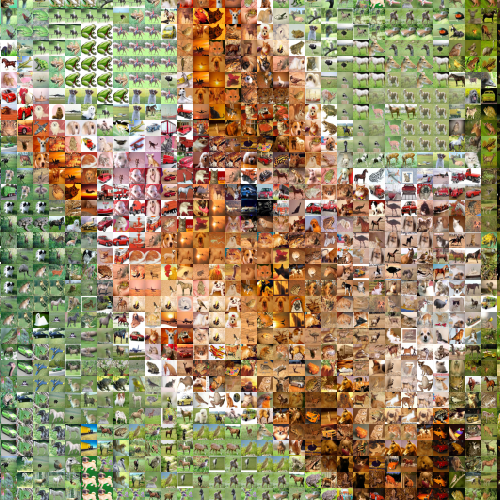
#> input picture examples/squirrel.png, 1000 x 1000 px, given in place of squirrel.ppm, which was not available (shown at 1/2 size)
$ python ssim.py
#> lines starting #> are read from the running program, lines starting #| are printed output that depends on the picture; pictures that were not available may be replaced by others from this repository, and a replacement may not be noted
from skimage.metrics import structural_similarity as ssim
import cv2

# Charger les deux images que vous souhaitez comparer
image1 = cv2.imread('../dataImg/squirrel/squirrel.ppm', cv2.IMREAD_GRAYSCALE)
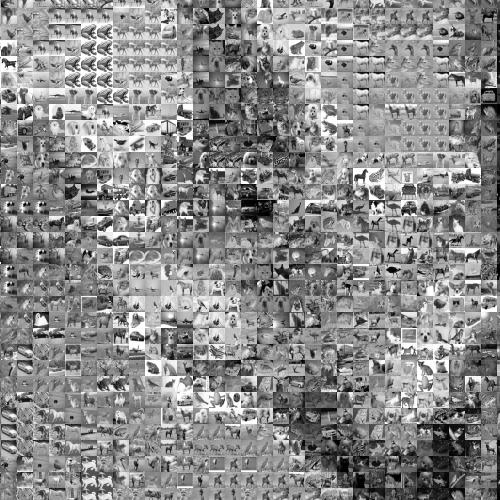
#> image1: shape (1000, 1000) (shown at 1/2 size); min 0, max 255, mean 138.5

image2 = cv2.imread('../dataImg/squirrel/squirrel_diff.ppm', cv2.IMREAD_GRAYSCALE)
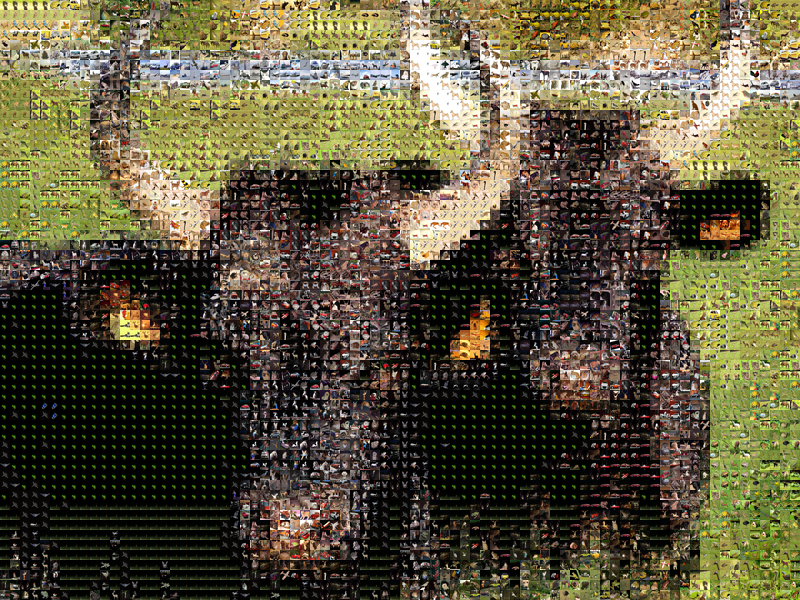
#> input picture examples/buffalo.png, 800 x 600 px, given in place of squirrel_diff.ppm, which was not available
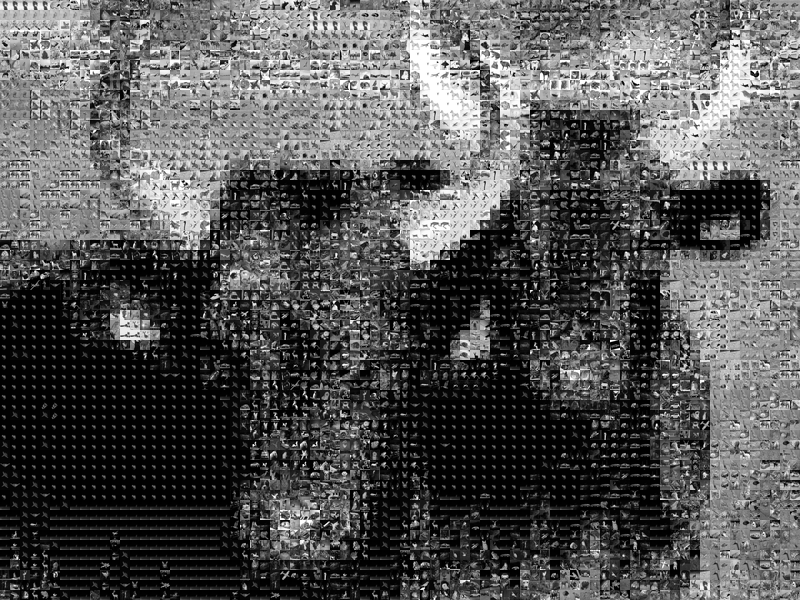
#> image2: shape (600, 800); min 0, max 255, mean 85
image3 = cv2.imread('../dataImg/squirrel/squirrel_utilisation_une.ppm', cv2.IMREAD_GRAYSCALE)
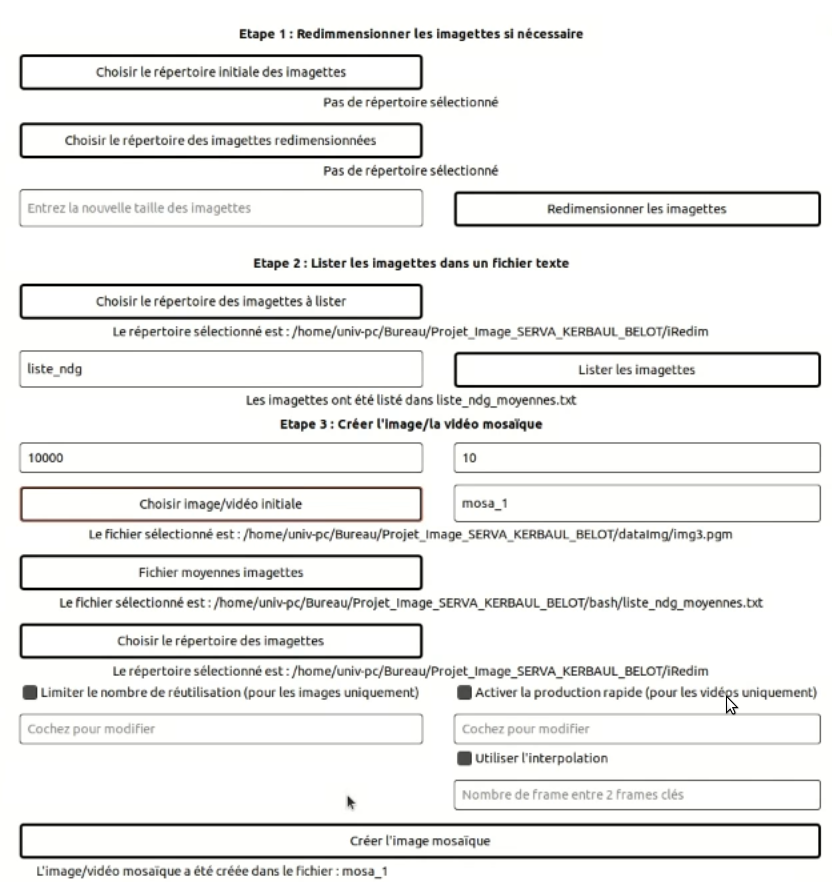
#> input picture examples/interface.png, 832 x 882 px, given in place of squirrel_utilisation_une.ppm, which was not available
#> image3: shape (882, 832); min 0, max 255, mean 237.1
image4 = cv2.imread('../dataImg/squirrel/squirrel_moyenne.ppm', cv2.IMREAD_GRAYSCALE)
image5 = cv2.imread('../dataImg/squirrel/squirrel_mediane.ppm', cv2.IMREAD_GRAYSCALE)

# Calculer le SSIM entre les deux images
#> (the run stopped early here; a loop or call above may not have finished)
